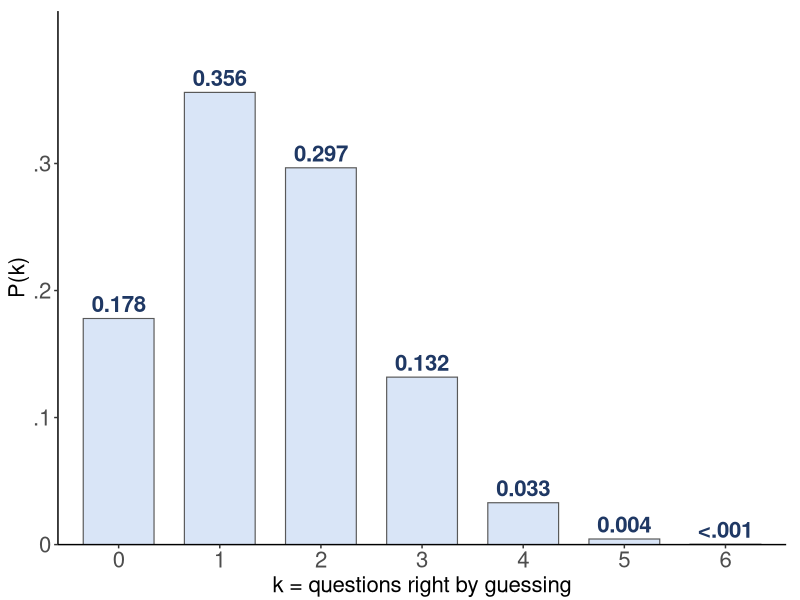
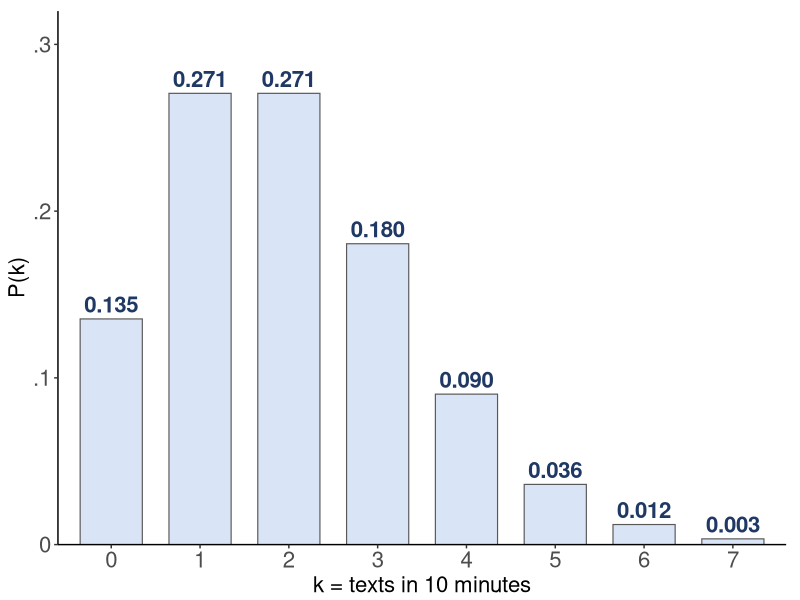
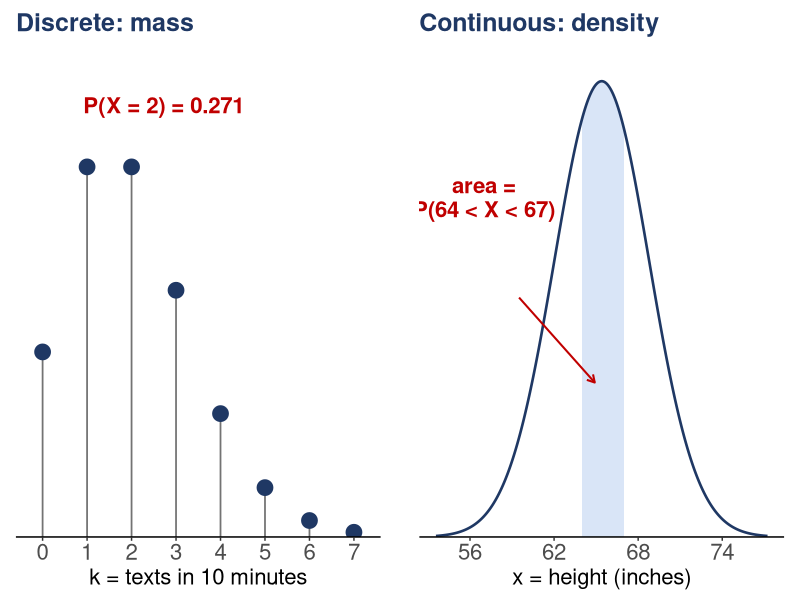

Write the R code that produced these figures, in order. (Note: this script raises an error after producing the figures.)
#Checks the numbers on the Week 7 Lecture 17 deck (10/9/2026): the rest of Lecture 16
#(Poisson numbers are asserted in make_lecture15_figures.R), two new binomial examples,
#and the normal distribution as a continuous distribution. The World Cup Poisson figure
#is l15_poisson_goals.png. Two "add up the bars" figures are drawn here:
#
#  l17_binom_quiz.png    Binom(6, 0.25): guessing on a 6-question, 4-option quiz
#  l17_pois_texts.png    Poisson(2): text messages in a 10-minute stretch of class
#  l17_mass_density.png  probability mass (packets) vs. probability density (area)
#  l17_figure_sizes.csv  the size, in points, each figure is drawn at
#
#Each bar is labelled with its probability to 3 decimals, and the slide answers are
#sums of those LABELS (what students add), asserted below against the exact values.
#Both scenarios are hypothetical. They deliberately avoid the help desk / pothole
#(Exam 2 bonus) and coffee stand (Homework 2) Poisson rates.
#
#TYPE SIZE. Same rule as the other make_lectureN_figures.R scripts: nothing on a slide
#is under 16pt, so each figure is drawn at exactly its on-slide size (points / 72
#inches) and every text size goes through tsz() or el(), which refuse anything smaller.
#
#SOURCES (checked Oct 7 2026)
#  Stephen Curry career free throws: 4,236 of 4,645 = .912 - Basketball-Reference,
#    curryst01, career totals (same as Lecture 15).
#  US lymphoma incidence, age-adjusted, 2018-2022 cases (SEER Cancer Stat Facts):
#    non-Hodgkin lymphoma 18.7 per 100,000 a year (seer.cancer.gov/statfacts/html/nhl.html)
#    Hodgkin lymphoma      2.5 per 100,000 a year (seer.cancer.gov/statfacts/html/hodg.html)
#    so about 21 per 100,000, p = 0.00021 (the slide rounds 21.2 to 21).
#  The doctor and his 71-of-893 patients are hypothetical (Jarred's scenario, kept at
#    8% on purpose: the point is that P(X >= 71) needs software, not hand work).

binom_pmf <- function(k, n, p) factorial(n) / (factorial(k) * factorial(n - k)) * p^k * (1 - p)^(n - k)
near <- function(a, b, tol = 5e-4) abs(a - b) < tol

#Curry: Binom(10, 0.912), P(X >= 2) = 1 - [P(0) + P(1)]
p_ft <- 4236 / 4645
stopifnot(near(p_ft, 0.912), near(0.912^10, 0.40, 5e-3))
low <- 0.088^10 + 10 * 0.912 * 0.088^9
stopifnot(near(low, 3e-9, 1e-10), near(binom_pmf(0, 10, p_ft) + binom_pmf(1, 10, p_ft), 3e-9, 1e-10),
          near(10 * 0.912, 9.1, 0.05))

#lymphoma: Binom(893, 0.00021), 71 cases (about 8%)
q <- 0.00021
stopifnot(near(71 / 893, 0.08, 0.005), near((18.7 + 2.5) / 1e5, q, 5e-6), near(893 * q, 0.19, 5e-3))
tail71 <- pbinom(70, 893, q, lower.tail = FALSE)          # 1 - pbinom(70, ...) underflows to 0
stopifnot(tail71 > 1.3e-155, tail71 < 1.5e-155,          # the slide: about 1 x 10^-155
          pbinom(70, 893, (18.7 + 2.5) / 1e5, lower.tail = FALSE) < 3e-155)

#World Cup goals, Poisson(172/64 = 2.69): (a) P(X = 0), (b) P(X > 1) = 1 - [P(0) + P(1)]
lam_wc <- 172 / 64
stopifnot(near(exp(-2.69), 0.068), near(2.69 * 0.068, 0.183),
          near(1 - (0.068 + 2.69 * 0.068), 0.749),                 # what the slide shows
          near(1 - ppois(1, lam_wc), 0.75, 1e-3), near(1 - ppois(1, 2.69), 0.75, 1e-3))

#women's heights, N(65.4, 3.38) from Week 6, by the z-table (4 decimals)
HM <- 65.4; HS <- 3.38
z70 <- round((70 - HM) / HS, 2); z62 <- round((62 - HM) / HS, 2)
t70 <- round(pnorm(z70), 4); t62 <- round(pnorm(z62), 4)
stopifnot(z70 == 1.36, z62 == -1.01, t70 == 0.9131, t62 == 0.1562,
          near(1 - t70, 0.0869, 1e-9), near(t70 - t62, 0.7569, 1e-9),
          near(pnorm(70, HM, HS) - pnorm(62, HM, HS), 0.76, 5e-3))
#----------------------------------------------------------------------------
#"add up the bars" figures
suppressPackageStartupMessages(library(ggplot2))

this_file <- tryCatch(normalizePath(sys.frame(1)$ofile, winslash = "/"),
                      error = function(e) NA_character_)
if (is.na(this_file)) {
  args <- commandArgs(trailingOnly = FALSE)
  m <- grep("^--file=", args, value = TRUE)
  this_file <- if (length(m)) normalizePath(sub("^--file=", "", m[[1]]),
                                            winslash = "/") else NA_character_
}
if (is.na(this_file)) stop("Could not determine the script location; run it with Rscript.")
assets_dir <- dirname(this_file)

NAVY <- "#1F3864"; PALE <- "#D9E5F7"
MIN_PT <- 16
tsz <- function(pt) { stopifnot(pt >= MIN_PT); pt / ggplot2::.pt }
el  <- function(pt, ...) { stopifnot(pt >= MIN_PT); element_text(size = pt, ...) }

sizes <- data.frame(file = character(), w_pt = numeric(), h_pt = numeric(),
                    stringsAsFactors = FALSE)
save_fig <- function(p, file, w_pt, h_pt) {
  ggsave(file.path(assets_dir, file), p, width = w_pt / 72, height = h_pt / 72,
         dpi = 300, bg = "white")
  sizes[nrow(sizes) + 1, ] <<- list(file, w_pt, h_pt)
}
pois_pmf <- function(k, lambda) lambda^k * exp(-lambda) / factorial(k)

bar_fig <- function(k, prob, xlab, ymax) {
  d <- data.frame(k = k, prob = prob,
                  lab = ifelse(round(prob, 3) == 0, "<.001", sprintf("%.3f", prob)))
  ggplot(d, aes(factor(k), prob)) +
    geom_col(width = 0.7, fill = PALE, colour = "grey35", linewidth = 0.4) +
    geom_text(aes(label = lab), vjust = -0.4, size = tsz(16), colour = NAVY, fontface = "bold") +
    scale_y_continuous(breaks = c(0, 0.1, 0.2, 0.3), labels = c("0", ".1", ".2", ".3"),
                       expand = c(0, 0)) +
    scale_x_discrete(expand = expansion(add = 0.6)) +
    coord_cartesian(ylim = c(0, ymax)) +
    labs(x = xlab, y = "P(k)") +
    theme_classic() +
    theme(axis.title = el(16), axis.text = el(16), plot.margin = margin(8, 10, 2, 6))
}
W <- 640; H <- 215   # on-slide size in points

#quiz: Binom(6, 0.25), k = 0..6
bq <- round(binom_pmf(0:6, 6, 0.25), 3)
stopifnot(identical(bq, c(0.178, 0.356, 0.297, 0.132, 0.033, 0.004, 0)),
          near(bq[1] + bq[2], 0.534, 1e-9),                       # (a) P(X <= 1)
          near(1 - (bq[1] + bq[2] + bq[3]), 0.169, 1e-9),         # (b) P(X >= 3)
          near(sum(bq[4:7]), 0.169, 1e-9),                        #     same by adding bars
          near(bq[2] + bq[3] + bq[4], 0.785, 1e-9),               # (c) P(1 <= X <= 3)
          near(pbinom(1, 6, 0.25), 0.534, 1e-3),                  # labels agree with exact
          near(1 - pbinom(2, 6, 0.25), 0.169, 1e-3),
          near(pbinom(3, 6, 0.25) - pbinom(0, 6, 0.25), 0.785, 1.5e-3))
save_fig(bar_fig(0:6, binom_pmf(0:6, 6, 0.25), "k = questions right by guessing", 0.42),
         "l17_binom_quiz.png", W, H)

#texts: Poisson(2), k = 0..7
pt2 <- round(pois_pmf(0:7, 2), 3)
stopifnot(identical(pt2, c(0.135, 0.271, 0.271, 0.180, 0.090, 0.036, 0.012, 0.003)),
          near(pt2[1] + pt2[2], 0.406, 1e-9),                     # (a) P(X <= 1)
          near(1 - (pt2[1] + pt2[2] + pt2[3]), 0.323, 1e-9),      # (b) P(X >= 3)
          near(pt2[3] + pt2[4] + pt2[5], 0.541, 1e-9),            # (c) P(2 <= X <= 4)
          near(ppois(1, 2), 0.406, 1e-3),
          near(1 - ppois(2, 2), 0.323, 1e-3),
          near(ppois(4, 2) - ppois(1, 2), 0.541, 1e-3))
save_fig(bar_fig(0:7, pois_pmf(0:7, 2), "k = texts in 10 minutes", 0.32),
         "l17_pois_texts.png", W, H)

#----------------------------------------------------------------------------
#l17_mass_density.png: probability mass (packets at single values, the Poisson(2)
#texts example) next to probability density (the women's-heights normal curve, where
#only an AREA is a probability). Continuous distributions are taught through the
#normal only, so the density panel is the normal.
LAB <- "#C00000"
dm <- data.frame(k = 0:7, prob = pois_pmf(0:7, 2))
pm <- ggplot(dm, aes(factor(k), prob)) +
  geom_segment(aes(xend = factor(k), y = 0, yend = prob), colour = "grey45", linewidth = 0.6) +
  geom_point(size = 5, colour = NAVY) +
  annotate("text", x = 3, y = pois_pmf(2, 2) + 0.045, hjust = 0.3, size = tsz(16),
           colour = LAB, fontface = "bold", label = "P(X = 2) = 0.271") +
  scale_y_continuous(breaks = NULL, expand = c(0, 0)) +
  scale_x_discrete(expand = expansion(add = 0.6)) +
  coord_cartesian(ylim = c(0, 0.36)) +
  labs(title = "Discrete: mass", x = "k = texts in 10 minutes", y = NULL) +
  theme_classic() +
  theme(axis.title = el(16), axis.text = el(16), axis.line.y = element_blank(),
        plot.title = el(18, face = "bold", colour = NAVY), plot.margin = margin(4, 14, 2, 6))

lo <- 64; hi <- 67
stopifnot(near(pnorm(hi, HM, HS) - pnorm(lo, HM, HS), 0.343, 1e-3))
xs <- seq(HM - 3.5 * HS, HM + 3.5 * HS, length.out = 400)
dd <- data.frame(x = xs, y = dnorm(xs, HM, HS))
pd <- ggplot(dd, aes(x, y)) +
  geom_area(data = subset(dd, x >= lo & x <= hi), fill = PALE, colour = NA) +
  geom_line(linewidth = 0.9, colour = NAVY) +
  annotate("segment", x = 59.5, y = 0.062, xend = 64.9, yend = 0.04, colour = LAB,
           linewidth = 0.7, arrow = arrow(length = unit(6, "pt"))) +
  annotate("text", x = 57, y = 0.088, size = tsz(16), colour = LAB,
           fontface = "bold", label = "area =\nP(64 < X < 67)", hjust = 0.5, lineheight = 0.9) +
  scale_y_continuous(breaks = NULL, expand = c(0, 0)) +
  scale_x_continuous(breaks = seq(56, 74, 6)) +
  coord_cartesian(ylim = c(0, max(dd$y) * 1.08)) +
  labs(title = "Continuous: density", x = "x = height (inches)", y = NULL) +
  theme_classic() +
  theme(axis.title = el(16), axis.text = el(16), axis.line.y = element_blank(),
        plot.title = el(18, face = "bold", colour = NAVY), plot.margin = margin(4, 6, 2, 14))

save_fig(patchwork::wrap_plots(pm, pd, nrow = 1), "l17_mass_density.png", 840, 215)

write.csv(sizes, file.path(assets_dir, "l17_figure_sizes.csv"), row.names = FALSE)
cat("Lecture 17 numbers check out; wrote", nrow(sizes), "figures to", assets_dir, "\n")
